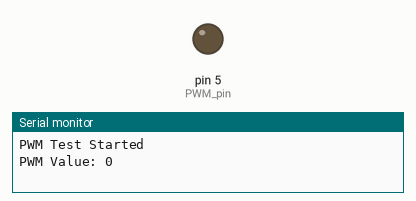
This sketch was run on a simulated Arduino Uno, built with avr-gcc and run on an emulated ATmega328P. On the bench: output pins drawn as LEDs (lit = HIGH), the last lines printed to the serial monitor.

Above: at 0.05 s.
At 0.2 s:
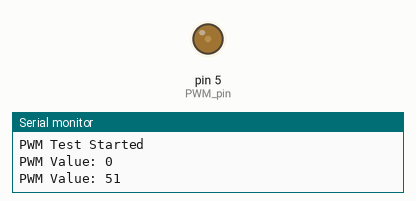
At 0.4 s:
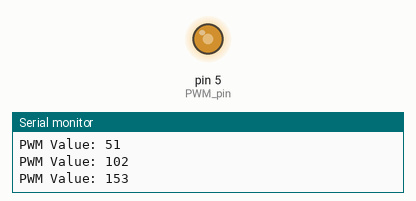
At 0.75 s:
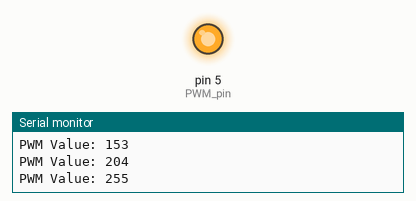
Timing chart, 0 to 3.0 s (numbered marks = the images above):
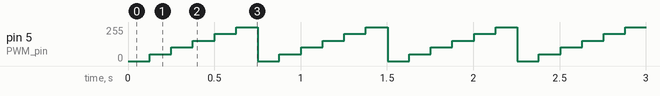

The sketch:

PWM_Test.ino
```cpp
// 測試 PWM 輸出
const int PWM_pin = 5;  // PWM 引腳

void setup() {
  pinMode(PWM_pin, OUTPUT);
  // 調整 PWM 頻率 ~7812 Hz
  TCCR0B = TCCR0B & B11111000 | B00000010;
  Serial.begin(9600);
  Serial.println("PWM Test Started");
}

void loop() {
  for (int value = 0; value <= 255; value += 51) {  // 測試不同值
    analogWrite(PWM_pin, value);
    Serial.print("PWM Value: ");
    Serial.println(value);
    delay(1000);  // 每秒改變一次，觀察變化
  }
}
```

Measured:
- by itself, pin 5 (PWM_pin): repeats every 0.75 s: 102/255 0.13 s, 153/255 0.13 s, 204/255 0.13 s, 255/255 0.13 s, 0/255 0.13 s, 51/255 0.13 s
